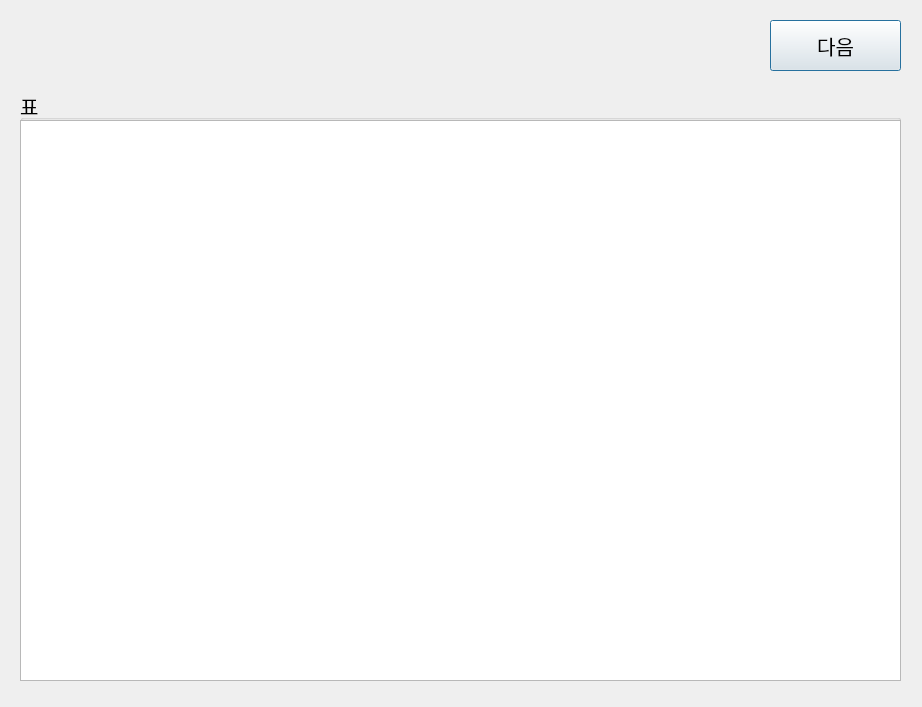
<?xml version="1.0" encoding="UTF-8"?>
<ui version="4.0">
 <class>Dialog</class>
 <widget class="QDialog" name="Dialog">
  <property name="geometry">
   <rect>
    <x>0</x>
    <y>0</y>
    <width>922</width>
    <height>707</height>
   </rect>
  </property>
  <property name="windowTitle">
   <string>second_option</string>
  </property>
  <widget class="QGroupBox" name="groupBox">
   <property name="geometry">
    <rect>
     <x>20</x>
     <y>90</y>
     <width>881</width>
     <height>591</height>
    </rect>
   </property>
   <property name="font">
    <font>
     <pointsize>15</pointsize>
    </font>
   </property>
   <property name="title">
    <string>표</string>
   </property>
   <widget class="QTableWidget" name="table">
    <property name="geometry">
     <rect>
      <x>0</x>
      <y>30</y>
      <width>881</width>
      <height>561</height>
     </rect>
    </property>
   </widget>
  </widget>
  <widget class="QPushButton" name="second_next_btn">
   <property name="geometry">
    <rect>
     <x>770</x>
     <y>20</y>
     <width>131</width>
     <height>51</height>
    </rect>
   </property>
   <property name="font">
    <font>
     <pointsize>15</pointsize>
    </font>
   </property>
   <property name="text">
    <string>다음</string>
   </property>
  </widget>
 </widget>
 <resources/>
 <connections/>
</ui>
